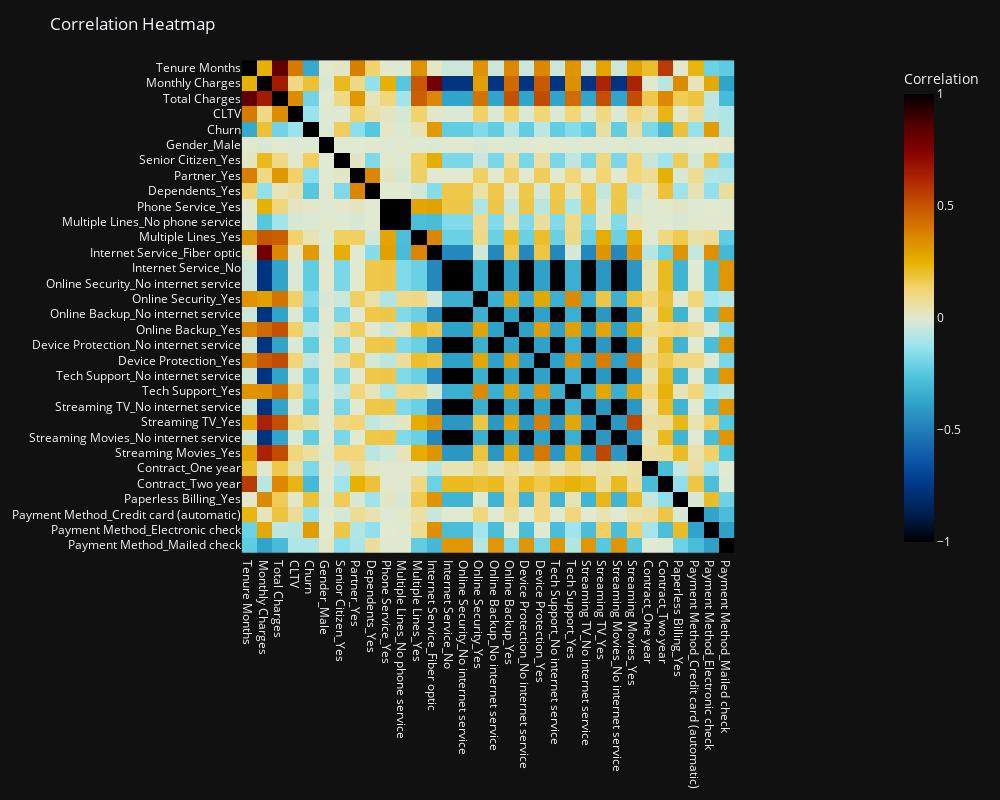

Write notebook code for a chart like this one.
### Code cell
## creating a dataframe for correlation
correlation_matrix = pd.get_dummies(telco.dropna(), dtype=int, drop_first=True).corr()

## plotting the heatmap using Plotly
fig = px.imshow(correlation_matrix,
                labels=dict(color="Correlation"),
                x=correlation_matrix.columns,
                y=correlation_matrix.columns,
                color_continuous_scale='icefire')

fig.update_layout(title="Correlation Heatmap",
                  width=1000,
                  height=800)

fig.show()

### Figure 1 — Plotly figure (JSON) as saved in the notebook; plotly's stock layout.template omitted (floating-point values rounded to 4 significant figures; data arrays with more than 128 entries replaced by an {"elided": "..."} marker saying what was removed)
{"data": [{"coloraxis": "coloraxis", "hovertemplate": "x: %{x}<br>y: %{y}<br>Correlation: %{z}<extra></extra>", "name": "0", "type": "heatmap", "x": ["Tenure Months", "Monthly Charges", "Total Charges", "CLTV", "Churn", "Gender_Male", "Senior Citizen_Yes", "Partner_Yes", "Dependents_Yes", "Phone Service_Yes", "Multiple Lines_No phone service", "Multiple Lines_Yes", "Internet Service_Fiber optic", "Internet Service_No", "Online Security_No internet service", "Online Security_Yes", "Online Backup_No internet service", "Online Backup_Yes", "Device Protection_No internet service", "Device Protection_Yes", "Tech Support_No internet service", "Tech Support_Yes", "Streaming TV_No internet service", "Streaming TV_Yes", "Streaming Movies_No internet service", "Streaming Movies_Yes", "Contract_One year", "Contract_Two year", "Paperless Billing_Yes", "Payment Method_Credit card (automatic)", "Payment Method_Electronic check", "Payment Method_Mailed check"], "xaxis": "x", "y": ["Tenure Months", "Monthly Charges", "Total Charges", "CLTV", "Churn", "Gender_Male", "Senior Citizen_Yes", "Partner_Yes", "Dependents_Yes", "Phone Service_Yes", "Multiple Lines_No phone service", "Multiple Lines_Yes", "Internet Service_Fiber optic", "Internet Service_No", "Online Security_No internet service", "Online Security_Yes", "Online Backup_No internet service", "Online Backup_Yes", "Device Protection_No internet service", "Device Protection_Yes", "Tech Support_No internet service", "Tech Support_Yes", "Streaming TV_No internet service", "Streaming TV_Yes", "Streaming Movies_No internet service", "Streaming Movies_Yes", "Contract_One year", "Contract_Two year", "Paperless Billing_Yes", "Payment Method_Credit card (automatic)", "Payment Method_Electronic check", "Payment Method_Mailed check"], "yaxis": "y", "z": {"elided": "32x32 float values"}}], "layout": {"coloraxis": {"colorbar": {"title": {"text": "Correlation"}}, "colorscale": [[0, "#000000"], [0.0625, "#001f4d"], [0.125, "#003786"], [0.1875, "#0e58a8"], [0.25, "#217eb8"], [0.3125, "#30a4ca"], [0.375, "#54c8df"], [0.4375, "#9be4ef"], [0.5, "#e1e9d1"], [0.5625, "#f3d573"], [0.625, "#e7b000"], [0.6875, "#da8200"], [0.75, "#c65400"], [0.8125, "#ac2301"], [0.875, "#820000"], [0.9375, "#4c0000"], [1, "#000000"]]}, "height": 800, "margin": {"t": 60}, "title": {"text": "Correlation Heatmap"}, "width": 1000, "xaxis": {"anchor": "y", "constrain": "domain", "domain": [0, 1], "scaleanchor": "y"}, "yaxis": {"anchor": "x", "autorange": "reversed", "constrain": "domain", "domain": [0, 1]}}}
